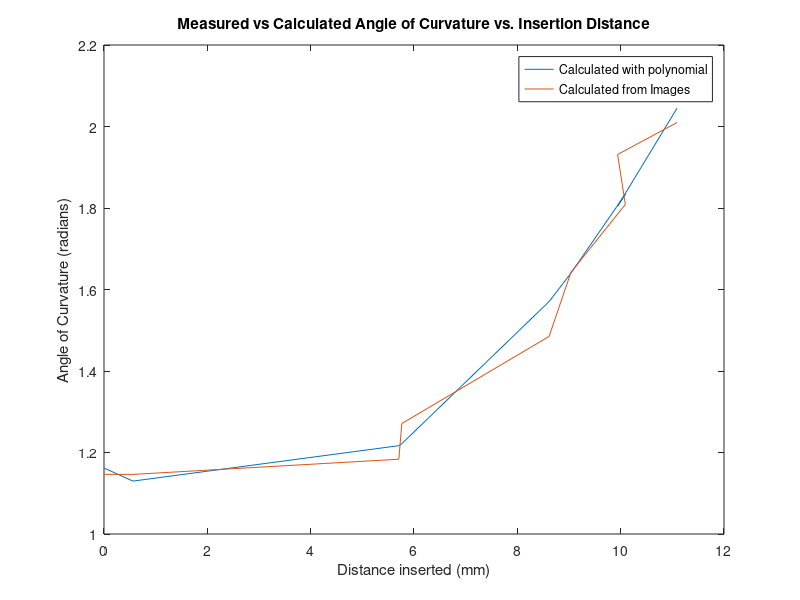

The MATLAB script that drew this image:
%Aristos Athens
%For work in Camarillo lab

%This is to find a polynomial fit for the St Jude Catheter's curvature

%The MAJOR assumption for this to work is that the line perpendicular to
%the start of the curved region is [1 0], i.e. the x-axis

clear all
close all

%% Data

%Catheter insertion table
%Column 1 is pixels per CENTIMETER
%Column 2 is the distance between base and inserter, in pixels
insertTable = [
    [1312-1202  2453-2245]
    [1254-1141  2280-2060]
    [1763-1659  1859-1603]
    [1819-1712  264]
    [105        289]
    [112        313]
    [110        319]
    [113        326]
    [83         249]
    ];

insertTable(:,1) = insertTable(:,1)/10;
insertDistance = insertTable(:,2)./insertTable(:,1);
insertDistance(:) = insertDistance(:) - insertDistance(1);

%Cather data table
%For each row:
%Column 1 is the how far the inserter has been pushed
%Column 2 value is the number of pixels per CENTIMETER
%Columns 3,4 values are the x,y value of the beginning of curvature
%Columns 5,6 values are the x,y value of the end of curavture
%Columns 7,8 values are the x,y value of the end of the tip.
dataTable = [
    [0  139  2233   1310   2347   576   2405   374]
    [0  141  2676   1217   2820   477   2892   272]
    [0  135  2679   1252   2896   570   3007   390]
    [0  118  2601   1239   2858   684   2985   561]
    [0  132  2442   1235   2872   753   3064   713]
    [0  147  2400   1115   2938   699   3152   736]
    [0  131  2438   1108   2957   873   3118   982]
    [0  151  2512   1387   3121   1266  3238   1454]
    [0  108  1892   813    2264   862   2263   1024]
     ];

%% Manipulate Data

%Put the insertDistances into column1 of the data table
dataTable(:,1) = insertDistance;
%Turn the pixel/cm values into pixel/mm
dataTable(:,2) = dataTable(:,2)/10;
%Turn all of the position data from pixels to mm
dataTable(:,3:8) = dataTable(:,3:8)./dataTable(:,2);

%Get vector representing the tip
tipVector = dataTable(:,7:8) - dataTable(:,5:6);
%Normalize tip vector to unit length
tipVector = tipVector/norm(tipVector);
%Creates a vector perpendicular to tipVector
perpTipVector = [ tipVector(:,2) -tipVector(:,1) ];

%If we assume the base (non-curving) part of the catheter is point straight
%upwards, then it will be pointing straight downwards with Gimp's
%coordinates.
%The non-curving part has direction vector [0 -1]
%Therefore the right-pointing vector perpendicular to this is:
perpStartVector = [-1; 0];

%Get the angle between perpTipVector and perpStartVector
%Use the following formula to get the angle between two 2d vectors
angle = acos(perpTipVector*perpStartVector/(norm(perpStartVector)*norm(perpTipVector)));

%This returns the coefficients for a 2-degree polynomial. Input is distance
%pushed, output is angle of curvature
p = polyfit(dataTable(:,1),angle(:),2);

%Radians
%Polynomial is Theta(d) = (-0.013)d^2 + (0.0646)d + 1.9797
curvature = p(1)*insertDistance.^2 + p(2)*insertDistance + p(3);

%% Plots

figure
plot(dataTable(:,1),curvature,dataTable(:,1),angle);
title("Measured vs Calculated Angle of Curvature vs. Insertion Distance");
legend("Calculated with polynomial", "Calculated from Images");
xlabel("Distance inserted (mm)");
ylabel("Angle of Curvature (radians)");